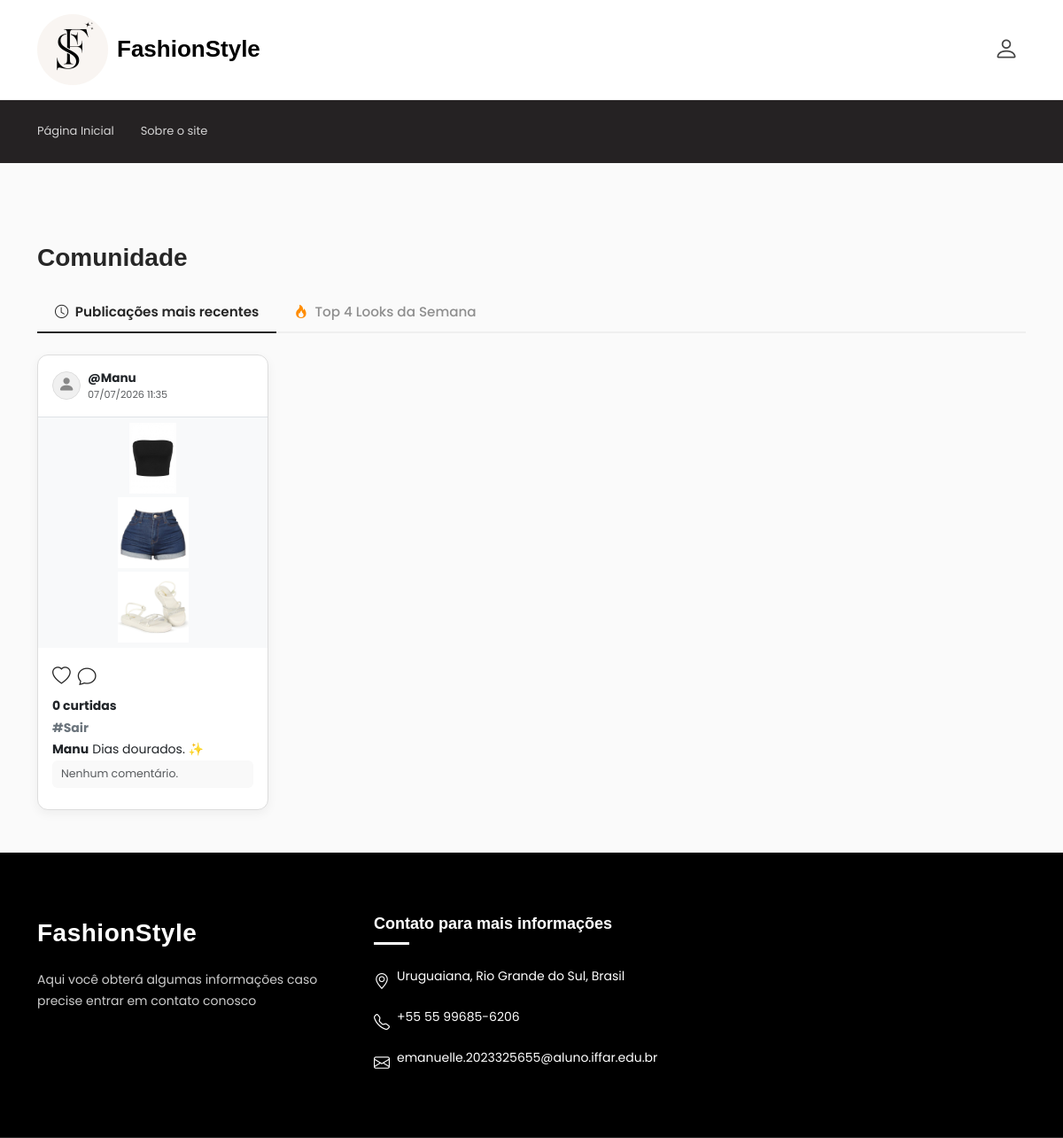
Page /TCC/comunidade/comunidade.php on the committed database.
### tables this page shows
CREATE TABLE IF NOT EXISTS `looks` (
  `id` int NOT NULL AUTO_INCREMENT,
  `idusuario` int NOT NULL,
  `nome` varchar(100) NOT NULL,
  `tags` text,
  `cores` varchar(255) DEFAULT NULL,
  `idroupa1` int DEFAULT NULL,
  `idroupa2` int DEFAULT NULL,
  `idroupa3` int DEFAULT NULL,
  `idroupa4` int DEFAULT NULL,
  `idroupa5` int DEFAULT NULL,
  `publicado` tinyint(1) NOT NULL DEFAULT '0',
  `legenda` varchar(255) DEFAULT NULL,
  `data_publicacao` datetime DEFAULT NULL,
  PRIMARY KEY (`id`),
  KEY `idusuario` (`idusuario`),
  KEY `idroupa1` (`idroupa1`),
  KEY `idroupa2` (`idroupa2`),
  KEY `idroupa3` (`idroupa3`),
  KEY `fk_looks_roupa5` (`idroupa5`),
  KEY `fk_looks_roupa4` (`idroupa4`)
);

CREATE TABLE IF NOT EXISTS `usuarios` (
  `id` int NOT NULL AUTO_INCREMENT,
  `nome` varchar(100) NOT NULL,
  `nome_usuario` varchar(50) NOT NULL,
  `email` varchar(100) NOT NULL,
  `cpf` varchar(11) NOT NULL,
  `senha` varchar(255) NOT NULL,
  `token_redefinicao` varchar(255) DEFAULT NULL,
  `token_expires_at` datetime DEFAULT NULL,
  `foto` varchar(255) DEFAULT NULL,
  `telefone` varchar(20) DEFAULT NULL,
  `data_nascimento` date DEFAULT NULL,
  `nivel_acesso` enum('usuario','admin') NOT NULL DEFAULT 'usuario',
  PRIMARY KEY (`id`),
  UNIQUE KEY `nome_usuario` (`nome_usuario`),
  UNIQUE KEY `email` (`email`),
  UNIQUE KEY `cpf` (`cpf`)
);

CREATE TABLE IF NOT EXISTS `roupas` (
  `id` int NOT NULL AUTO_INCREMENT,
  `idusuario` int NOT NULL,
  `foto` varchar(255) NOT NULL,
  `cor1` varchar(20) DEFAULT NULL,
  `cor2` varchar(20) DEFAULT NULL,
  `idCategoria` int NOT NULL,
  `idEstacao` int DEFAULT NULL,
  `estacoes` varchar(255) DEFAULT NULL,
  `tags` text,
  PRIMARY KEY (`id`),
  KEY `idusuario` (`idusuario`),
  KEY `idCategoria` (`idCategoria`),
  KEY `fk_roupas_estacao` (`idEstacao`)
);

### TCC/comunidade/comunidade.php (the view, shortened to what this page needs)
<?php
require_once '../conexao.php';
$logado = isset($_SESSION['idusuario']) && !empty($_SESSION['idusuario']);
$id_usuario_logado = $logado ? (int)$_SESSION['idusuario'] : null;
$filtro = isset($_GET['filtro']) && $_GET['filtro'] === 'populares' ? 'populares' : 'recentes';
if ($filtro === 'populares') {
    $ordenacao = "total_curtidas DESC, l.data_publicacao DESC";
    $condicao_popular = "HAVING total_curtidas > 0";
    $limite_posts = "LIMIT 4";
    $sql_contagem_curtidas = "(SELECT COUNT(*) FROM comunidade_curtidas c WHERE c.idlook = l.id AND c.data_curtida >= NOW() - INTERVAL 7 DAY)";
} else {
    $ordenacao = "l.data_publicacao DESC";
    $condicao_popular = "";
    $limite_posts = "";
    $sql_contagem_curtidas = "(SELECT COUNT(*) FROM comunidade_curtidas c WHERE c.idlook = l.id)";
}
$sql_feed = "SELECT l.*, l.legenda, l.tags, u.nome AS nome_criador, u.foto AS foto_perfil,
            $sql_contagem_curtidas AS total_curtidas,
            (SELECT COUNT(*) FROM comunidade_curtidas c WHERE c.idlook = l.id AND c.idusuario = ?) AS usuario_curtiu
            FROM looks l
            JOIN usuarios u ON l.idusuario = u.id
            WHERE l.publicado = 1
            $condicao_popular
            ORDER BY $ordenacao
            $limite_posts";
$stmt_feed = $con->prepare($sql_feed);
$stmt_feed->bind_param("i", $id_usuario_logado);
$stmt_feed->execute();
$result_feed = $stmt_feed->get_result();
$posts = $result_feed->fetch_all(MYSQLI_ASSOC);
?>
<!DOCTYPE html>
<html lang="pt-br">
<head>
    <link href="../assets/vendor/bootstrap/css/bootstrap.min.css" rel="stylesheet">
    <link href="../assets/vendor/bootstrap-icons/bootstrap-icons.css" rel="stylesheet">
    <link href="../assets/css/main.css" rel="stylesheet">
</head>
<body class="index-page">
    <?php include '../nav.php'; ?>
    <main class="main" style="margin-top: 90px;">
        <div class="container my-5">
            <div class="d-flex justify-content-between align-items-center mb-4">
                <h1 class="h3 fw-bold m-0">Comunidade</h1>
            </div>
            <ul class="nav nav-tabs-feed mb-4">
                <li class="nav-item">
                    <a class="nav-link <?= $filtro === 'recentes' ? 'active' : '' ?>" href="comunidade.php?filtro=recentes">
                        <i class="bi bi-clock me-1"></i> Publicações mais recentes
                    </a>
                </li>
                <li class="nav-item">
                    <a class="nav-link <?= $filtro === 'populares' ? 'active' : '' ?>" href="comunidade.php?filtro=populares">
                        <i class="bi bi-fire me-1" style="color: #ff8c00;"></i> Top 4 Looks da Semana
                    </a>
                </li>
            </ul>
            <?php if (empty($posts)): ?>
                <div class="text-center py-5">
                    <i class="bi bi-heart-break h1 text-muted"></i>
                    <p class="text-muted mt-2">Nenhum look com curtidas nesta semana.</p>
                </div>
            <?php else: ?>
                <div class="row row-cols-1 row-cols-sm-2 row-cols-md-3 row-cols-lg-4 g-4">
                    <?php foreach ($posts as $post): ?>
                        <div class="col" id="look-<?= $post['id'] ?>">
                            <div class="card look-card-feed">
                                <div class="d-flex align-items-center justify-content-between p-3 border-bottom">
                                    <div class="d-flex align-items-center overflow-hidden">
                                        <div class="avatar-feed-container me-2 flex-shrink-0">
                                            <?php if (!empty($post['foto_perfil']) && file_exists('../' . $post['foto_perfil'])): ?>
                                                <img src="../<?= htmlspecialchars($post['foto_perfil']) ?>" class="avatar-feed" alt="Perfil">
                                            <?php else: ?>
                                                <i class="bi bi-person-fill avatar-icon-default"></i>
                                            <?php endif; ?>
                                        </div>
                                        <div class="overflow-hidden">
                                            <span class="fw-bold d-block text-truncate" style="font-size: 0.85rem;">@<?= htmlspecialchars($post['nome_criador']) ?></span>
                                            <span class="text-muted d-block" style="font-size: 0.7rem;"><?= !empty($post['data_publicacao']) ? date('d/m/Y H:i', strtotime($post['data_publicacao'])) : 'Recentemente'; ?></span>
                                        </div>
                                    </div>
                                </div>
                                <div class="look-preview-container">
                                    <?php
                                    $ids_verticais = array_filter([$post['idroupa1'], $post['idroupa2'], $post['idroupa5'], $post['idroupa3']]);
                                    if (!empty($ids_verticais)) {
                                        $ids_str = implode(',', $ids_verticais);
                                        $res_p = $con->query("SELECT foto FROM roupas WHERE id IN ($ids_str) ORDER BY FIELD(id, $ids_str)");
                                        while ($p = $res_p->fetch_assoc()) {
                                            echo '<img src="../'.$p['foto'].'" class="look-item-img">';
                                        }
                                    }
                                    ?>
                                </div>
                                <div class="card-body d-flex flex-column justify-content-between p-3">
                                    <div>
                                        <div class="d-flex align-items-center mb-2">
                                            <button class="interaction-btn like-btn" data-id="<?= $post['id'] ?>">
                                                <i class="bi <?= $post['usuario_curtiu'] ? 'bi-heart-fill' : 'bi-heart' ?>"></i>
                                            </button>
                                            <label for="comment-input-<?= $post['id'] ?>" class="interaction-btn" style="cursor:pointer; margin: 0;">
                                                <i class="bi bi-chat"></i>
                                            </label>
                                        </div>
                                        <span class="fw-bold d-block small mb-1" id="like-count-<?= $post['id'] ?>"><?= $post['total_curtidas'] ?> curtidas</span>
                                        <span class="fw-bold d-block small text-secondary mb-1">
                                            <?php
                                            if (!empty($post['tags'])) {
                                                $array_tags = explode(',', $post['tags']);
                                                $tags_formatadas = array_map(function($tag) {
                                                    return '#' . trim($tag);
                                                }, $array_tags);
                                                echo htmlspecialchars(implode(' ', $tags_formatadas));
                                            } else {
                                                echo 'Sem tags';
                                            }
                                            ?>
                                        </span>
                                        <?php if(!empty($post['legenda'])): ?>
                                            <p class="small mb-1" style="line-height: 1.3;">
                                                <span class="fw-bold me-1"><?= htmlspecialchars($post['nome_criador']) ?></span><?= htmlspecialchars($post['legenda']) ?>
                                            </p>
                                        <?php endif; ?>
                                        <div class="comment-section mb-2" id="comment-section-<?= $post['id'] ?>">
                                            <?php
                                            $stmt_c = $con->prepare("SELECT c.*, u.nome AS nome_comentador FROM comunidade_comentarios c JOIN usuarios u ON c.idusuario = u.id WHERE c.idlook = ? ORDER BY c.data_comentario ASC");
                                            $stmt_c->bind_param("i", $post['id']);
                                            $stmt_c->execute();
                                            $comentarios = $stmt_c->get_result()->fetch_all(MYSQLI_ASSOC);
                                            if (empty($comentarios)):
                                            ?>
                                                <span class="text-muted d-block no-comments-msg" style="font-size: 0.78rem;">Nenhum comentário.</span>
                                            <?php endif; ?>
                                        </div>
                                    </div>
                                </div>
                            </div>
                        </div>
                    <?php endforeach; ?>
                </div>
            <?php endif; ?>
        </div>
    </main>
    <?php include '../footer.php'; ?>
</body>
</html>

### TCC/comunidade/comunidade.php (style rules this page uses)
body { font-family: 'Poppins', sans-serif; background-color: #fafafa; color: #262626; }
.look-card-feed { border: 1px solid #ddd; border-radius: 12px; overflow: hidden; box-shadow: 0 4px 12px rgba(0,0,0,0.05); background:#fff; display: flex; flex-direction: column; height: 100%; position: relative; }
.look-preview-container { display: flex; flex-direction: column; align-items: center; justify-content: center; height: 260px; background-color: #f8f9fa; padding: 10px; position: relative; }
.look-item-img { max-width: 90%; max-height: 80px; object-fit: contain; margin: 2px 0; }
.avatar-feed-container { width: 32px; height: 32px; display: flex; align-items: center; justify-content: center; border-radius: 50%; border: 1px solid #ddd; overflow: hidden; background: #f0f0f0; }
.avatar-icon-default { font-size: 1.2rem; color: #888; }
.interaction-btn { background: none; border: none; font-size: 1.3rem; padding: 0 8px 0 0; color: #262626; transition: transform 0.1s ease; text-decoration: none; display: inline-block; }
.comment-section { max-height: 110px; overflow-y: auto; font-size: 0.82rem; background-color: #f9f9f9; padding: 6px 10px; border-radius: 6px; }
.nav-tabs-feed { border-bottom: 2px solid #efefef; }
.nav-tabs-feed .nav-link { border: none; color: #8e8e8e; font-weight: 500; font-size: 0.95rem; padding: 10px 20px; position: relative; transition: color 0.2s; }
.nav-tabs-feed .nav-link.active { color: #262626; font-weight: 600; background: none; }
.nav-tabs-feed .nav-link.active::after { content: ''; position: absolute; bottom: -2px; left: 0; width: 100%; height: 2px; background-color: #262626; }

### rows in the picture
looks: idusuario.nome "Manu", data_publicacao "07/07/2026 11:35", total_curtidas "0", tags "#Sair", legenda "Dias dourados. ✨"
roupas: foto (picture)
roupas: foto (picture)
roupas: foto (picture)
